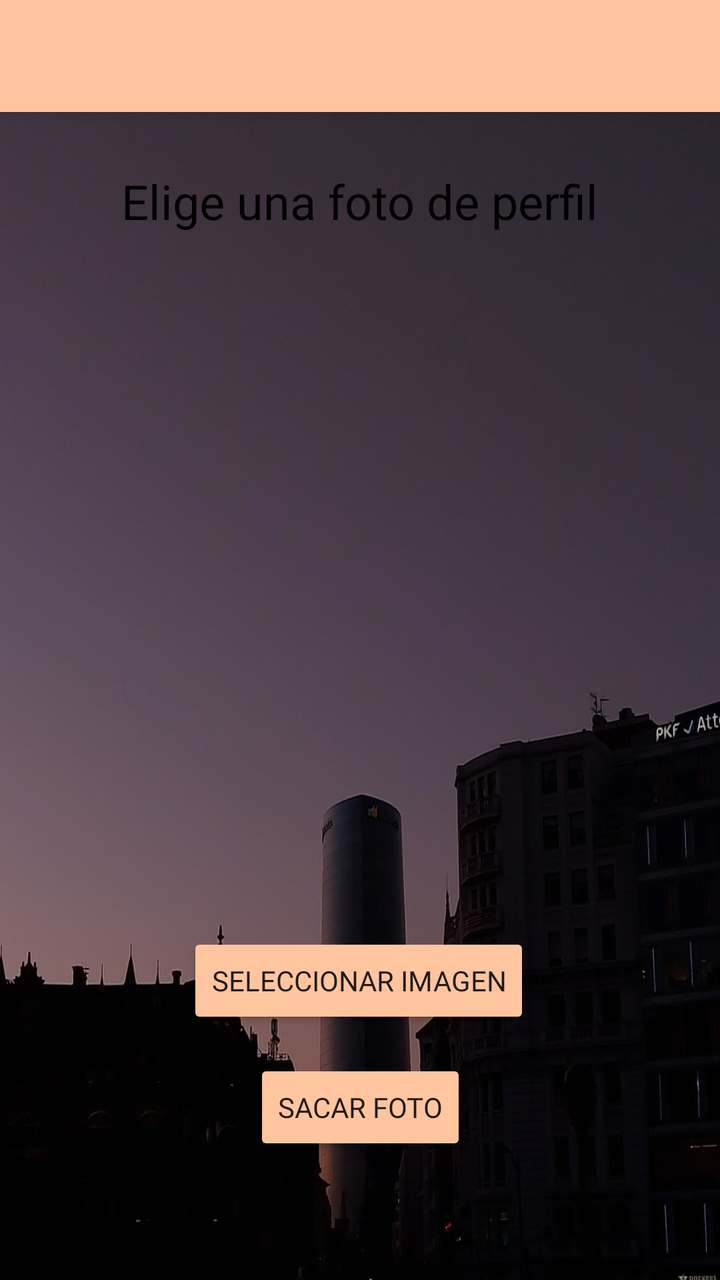
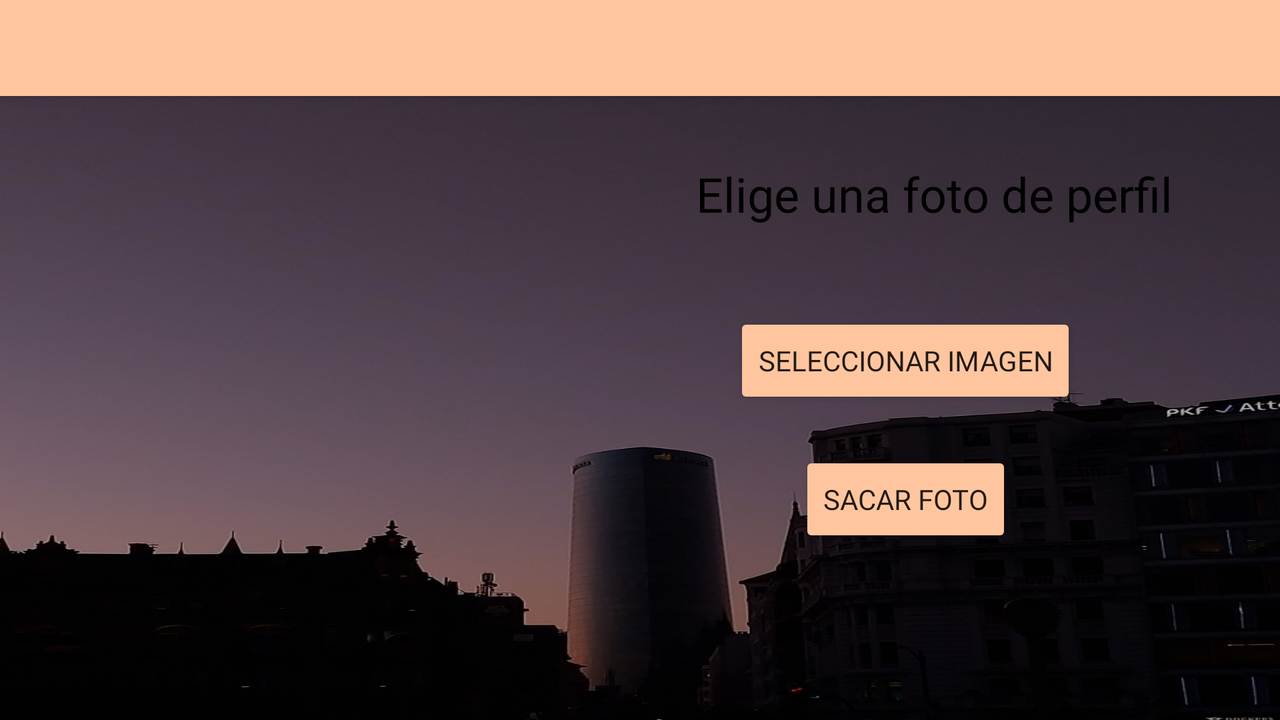

The same Android screen from two of the app's own layout files: first res/layout/ as a phone draws it, then the repository's variant for another configuration, drawn on a device whose configuration selects that folder. Both files follow.
<!-- AndroidManifest.xml: application theme Theme.AppCompat.Light.NoActionBar -->
<!-- res/layout/activity_registro1.xml -->
<?xml version="1.0" encoding="utf-8"?>
<androidx.constraintlayout.widget.ConstraintLayout xmlns:android="http://schemas.android.com/apk/res/android"
    xmlns:app="http://schemas.android.com/apk/res-auto"
    xmlns:tools="http://schemas.android.com/tools"
    android:layout_width="match_parent"
    android:layout_height="match_parent"
    android:background="@drawable/fondo"
    tools:context=".Login_Registro.RegistroFotoActivity">

    <androidx.appcompat.widget.Toolbar
        android:id="@+id/labarraRegistro1"
        android:layout_width="match_parent"
        android:layout_height="?attr/actionBarSize"
        android:background="#FFC59E"
        android:elevation="4dp"

        app:layout_constraintBottom_toBottomOf="parent"
        app:layout_constraintEnd_toEndOf="parent"
        app:layout_constraintHorizontal_bias="0.5"
        app:layout_constraintStart_toStartOf="parent"
        app:layout_constraintTop_toTopOf="parent"
        app:layout_constraintVertical_bias="0.0" />

    <Button
        android:id="@+id/btnSeleccionar"
        android:layout_width="wrap_content"
        android:layout_height="wrap_content"
        android:backgroundTint="#FFC59E"
        android:fontFamily="@font/montserrat_bold"
        android:text="Seleccionar imagen"
        app:layout_constraintBottom_toBottomOf="parent"
        app:layout_constraintEnd_toEndOf="parent"
        app:layout_constraintHorizontal_bias="0.497"
        app:layout_constraintStart_toStartOf="parent"
        app:layout_constraintTop_toBottomOf="@+id/fotoPerfilRegistro"
        app:layout_constraintVertical_bias="0.25" />

    <Button
        android:id="@+id/btnSacar"
        android:layout_width="wrap_content"
        android:layout_height="wrap_content"
        android:backgroundTint="#FFC59E"
        android:fontFamily="@font/montserrat_bold"
        android:text="Sacar Foto"
        app:layout_constraintBottom_toBottomOf="parent"
        app:layout_constraintEnd_toEndOf="parent"
        app:layout_constraintHorizontal_bias="0.5"
        app:layout_constraintStart_toStartOf="parent"
        app:layout_constraintTop_toBottomOf="@+id/btnSeleccionar"
        app:layout_constraintVertical_bias="0.197" />

    <ImageView
        android:id="@+id/fotoPerfilRegistro"
        android:layout_width="296dp"
        android:layout_height="297dp"
        app:layout_constraintBottom_toBottomOf="parent"
        app:layout_constraintEnd_toEndOf="parent"
        app:layout_constraintHorizontal_bias="0.5"
        app:layout_constraintStart_toStartOf="parent"
        app:layout_constraintTop_toBottomOf="@+id/labarraRegistro1"
        app:layout_constraintVertical_bias="0.248" />

    <TextView
        android:id="@+id/txtRegistro1Titulo"
        android:layout_width="wrap_content"
        android:layout_height="wrap_content"
        android:fontFamily="@font/montserrat_bold"
        android:text="Elige una foto de perfil"
        android:textColor="#000000"
        android:textSize="24sp"
        app:layout_constraintBottom_toTopOf="@+id/fotoPerfilRegistro"
        app:layout_constraintEnd_toEndOf="parent"
        app:layout_constraintStart_toStartOf="parent"
        app:layout_constraintTop_toBottomOf="@+id/labarraRegistro1"
        app:layout_constraintVertical_bias="0.727" />

</androidx.constraintlayout.widget.ConstraintLayout>
<!-- resources referenced by this layout -->
<resources>
  <!-- drawable fondo: jpg bitmap (drawable, 168294 bytes) -->
</resources>
<!-- res/layout-land/activity_registro1.xml (the repository's variant of the layout above) -->
<!-- drawn on the phone turned sideways -->
<?xml version="1.0" encoding="utf-8"?>
<androidx.constraintlayout.widget.ConstraintLayout xmlns:android="http://schemas.android.com/apk/res/android"
    xmlns:app="http://schemas.android.com/apk/res-auto"
    xmlns:tools="http://schemas.android.com/tools"
    android:layout_width="match_parent"
    android:layout_height="match_parent"
    android:background="@drawable/fondo"
    tools:context=".Login_Registro.RegistroFotoActivity">

    <androidx.appcompat.widget.Toolbar
        android:id="@+id/labarraRegistro1"
        android:layout_width="match_parent"
        android:layout_height="?attr/actionBarSize"
        android:background="#FFC59E"
        android:elevation="4dp"

        app:layout_constraintBottom_toBottomOf="parent"
        app:layout_constraintEnd_toEndOf="parent"
        app:layout_constraintHorizontal_bias="0.5"
        app:layout_constraintStart_toStartOf="parent"
        app:layout_constraintTop_toTopOf="parent"
        app:layout_constraintVertical_bias="0.0" />

    <Button
        android:id="@+id/btnSeleccionar"
        android:layout_width="wrap_content"
        android:layout_height="wrap_content"
        android:backgroundTint="#FFC59E"
        android:fontFamily="@font/montserrat_bold"
        android:text="Seleccionar imagen"
        app:layout_constraintBottom_toBottomOf="parent"
        app:layout_constraintEnd_toEndOf="parent"
        app:layout_constraintHorizontal_bias="0.783"
        app:layout_constraintStart_toStartOf="parent"
        app:layout_constraintTop_toBottomOf="@+id/txtRegistro1Titulo"
        app:layout_constraintVertical_bias="0.218" />

    <Button
        android:id="@+id/btnSacar"
        android:layout_width="wrap_content"
        android:layout_height="wrap_content"
        android:backgroundTint="#FFC59E"
        android:fontFamily="@font/montserrat_bold"
        android:text="Sacar Foto"
        app:layout_constraintBottom_toBottomOf="parent"
        app:layout_constraintEnd_toEndOf="@+id/btnSeleccionar"
        app:layout_constraintStart_toStartOf="@+id/btnSeleccionar"
        app:layout_constraintTop_toBottomOf="@+id/btnSeleccionar"
        app:layout_constraintVertical_bias="0.197" />

    <ImageView
        android:id="@+id/fotoPerfilRegistro"
        android:layout_width="216dp"
        android:layout_height="301dp"
        app:layout_constraintBottom_toBottomOf="parent"
        app:layout_constraintEnd_toEndOf="parent"
        app:layout_constraintHorizontal_bias="0.135"
        app:layout_constraintStart_toStartOf="parent"
        app:layout_constraintTop_toBottomOf="@+id/labarraRegistro1"
        app:layout_constraintVertical_bias="0.354" />

    <TextView
        android:id="@+id/txtRegistro1Titulo"
        android:layout_width="wrap_content"
        android:layout_height="wrap_content"
        android:fontFamily="@font/montserrat_bold"
        android:text="Elige una foto de perfil"
        android:textColor="#000000"
        android:textSize="24sp"
        app:layout_constraintBottom_toBottomOf="parent"
        app:layout_constraintEnd_toEndOf="parent"
        app:layout_constraintHorizontal_bias="0.867"
        app:layout_constraintStart_toStartOf="parent"
        app:layout_constraintTop_toBottomOf="@+id/labarraRegistro1"
        app:layout_constraintVertical_bias="0.117" />

</androidx.constraintlayout.widget.ConstraintLayout>
